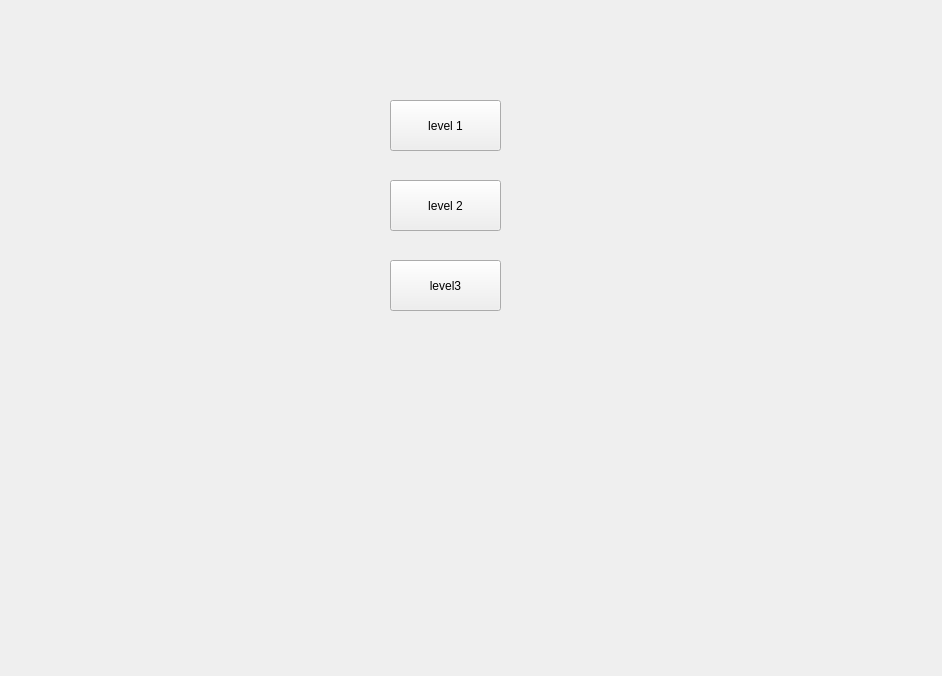
<?xml version="1.0" encoding="UTF-8"?>
<ui version="4.0">
 <class>guanka</class>
 <widget class="QWidget" name="guanka">
  <property name="geometry">
   <rect>
    <x>0</x>
    <y>0</y>
    <width>942</width>
    <height>676</height>
   </rect>
  </property>
  <property name="maximumSize">
   <size>
    <width>942</width>
    <height>676</height>
   </size>
  </property>
  <property name="windowTitle">
   <string>Form</string>
  </property>
  <widget class="QPushButton" name="level1">
   <property name="geometry">
    <rect>
     <x>390</x>
     <y>100</y>
     <width>111</width>
     <height>51</height>
    </rect>
   </property>
   <property name="text">
    <string>level 1</string>
   </property>
  </widget>
  <widget class="QPushButton" name="level2">
   <property name="geometry">
    <rect>
     <x>390</x>
     <y>180</y>
     <width>111</width>
     <height>51</height>
    </rect>
   </property>
   <property name="text">
    <string>level 2</string>
   </property>
  </widget>
  <widget class="QPushButton" name="level3">
   <property name="geometry">
    <rect>
     <x>390</x>
     <y>260</y>
     <width>111</width>
     <height>51</height>
    </rect>
   </property>
   <property name="text">
    <string>level3</string>
   </property>
  </widget>
 </widget>
 <resources/>
 <connections/>
</ui>
